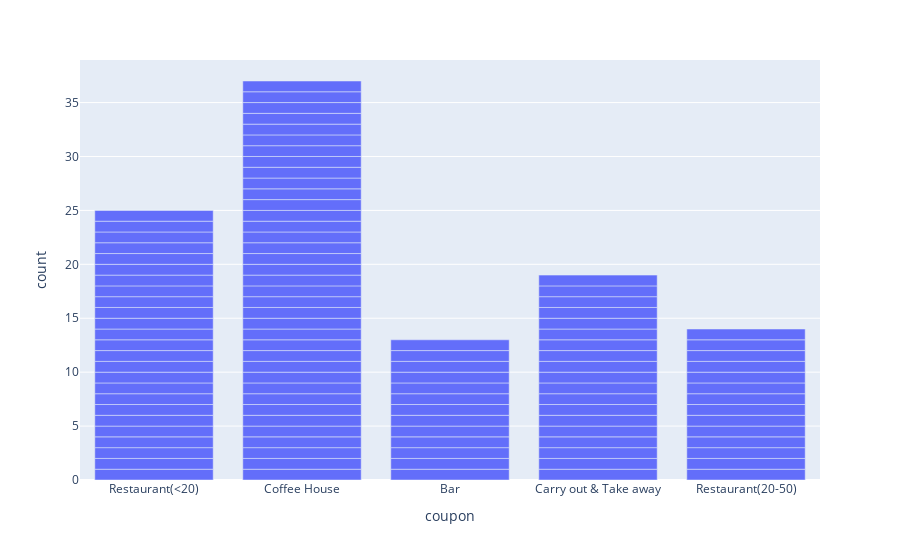

The code cell stored with this chart in its notebook:
### Markdown cell above
5. Use a bar plot to visualize the `coupon` column.

### Code cell
#Plotly bar plot to visualize coupon column
px.bar(NewDFDropNul, x='coupon')

### Figure 1 — Plotly figure (JSON) as saved in the notebook; plotly's stock layout.template omitted (floating-point values rounded to 4 significant figures)
{"data": [{"alignmentgroup": "True", "hovertemplate": "coupon=%{x}<br>count=%{y}<extra></extra>", "legendgroup": "", "marker": {"color": "#636efa", "pattern": {"shape": ""}}, "name": "", "offsetgroup": "", "orientation": "v", "showlegend": false, "textposition": "auto", "type": "bar", "x": ["Restaurant(<20)", "Coffee House", "Bar", "Carry out & Take away", "Coffee House", "Coffee House", "Coffee House", "Restaurant(<20)", "Coffee House", "Restaurant(<20)", "Coffee House", "Carry out & Take away", "Coffee House", "Bar", "Restaurant(20-50)", "Coffee House", "Coffee House", "Bar", "Restaurant(20-50)", "Carry out & Take away", "Restaurant(<20)", "Coffee House", "Restaurant(<20)", "Coffee House", "Carry out & Take away", "Coffee House", "Coffee House", "Restaurant(<20)", "Carry out & Take away", "Restaurant(<20)", "Carry out & Take away", "Bar", "Restaurant(<20)", "Restaurant(<20)", "Coffee House", "Bar", "Restaurant(20-50)", "Coffee House", "Coffee House", "Bar", "Restaurant(20-50)", "Carry out & Take away", "Coffee House", "Restaurant(<20)", "Coffee House", "Carry out & Take away", "Coffee House", "Coffee House", "Restaurant(<20)", "Carry out & Take away", "Restaurant(<20)", "Carry out & Take away", "Bar", "Restaurant(<20)", "Restaurant(<20)", "Coffee House", "Bar", "Restaurant(20-50)", "Coffee House", "Coffee House", "Bar", "Restaurant(20-50)", "Carry out & Take away", "Restaurant(<20)", "Coffee House", "Coffee House", "Restaurant(<20)", "Coffee House", "Restaurant(20-50)", "Coffee House", "Coffee House", "Carry out & Take away", "Restaurant(<20)", "Bar", "Carry out & Take away", "Carry out & Take away", "Coffee House", "Carry out & Take away", "Coffee House", "Coffee House", "Restaurant(20-50)", "Bar", "Restaurant(<20)", "Restaurant(20-50)", "Restaurant(<20)", "Restaurant(20-50)", "Restaurant(<20)", "Coffee House", "Restaurant(<20)", "Coffee House", "Restaurant(20-50)", "Coffee House", "Carry out & Take away", "Restaurant(<20)", "Bar", "Carry out & Take away", "Carry out & Take away", "Coffee House", "Carry out & Take away", "Coffee House", "Coffee House", "Restaurant(20-50)", "Bar", "Restaurant(<20)", "Restaurant(20-50)", "Restaurant(<20)", "Restaurant(20-50)", "Restaurant(<20)"], "xaxis": "x", "y": [1, 1, 1, 1, 1, 1, 1, 1, 1, 1, 1, 1, 1, 1, 1, 1, 1, 1, 1, 1, 1, 1, 1, 1, 1, 1, 1, 1, 1, 1, 1, 1, 1, 1, 1, 1, 1, 1, 1, 1, 1, 1, 1, 1, 1, 1, 1, 1, 1, 1, 1, 1, 1, 1, 1, 1, 1, 1, 1, 1, 1, 1, 1, 1, 1, 1, 1, 1, 1, 1, 1, 1, 1, 1, 1, 1, 1, 1, 1, 1, 1, 1, 1, 1, 1, 1, 1, 1, 1, 1, 1, 1, 1, 1, 1, 1, 1, 1, 1, 1, 1, 1, 1, 1, 1, 1, 1, 1], "yaxis": "y"}], "layout": {"barmode": "relative", "legend": {"tracegroupgap": 0}, "margin": {"t": 60}, "xaxis": {"anchor": "y", "domain": [0, 1], "title": {"text": "coupon"}}, "yaxis": {"anchor": "x", "domain": [0, 1], "title": {"text": "count"}}}}
